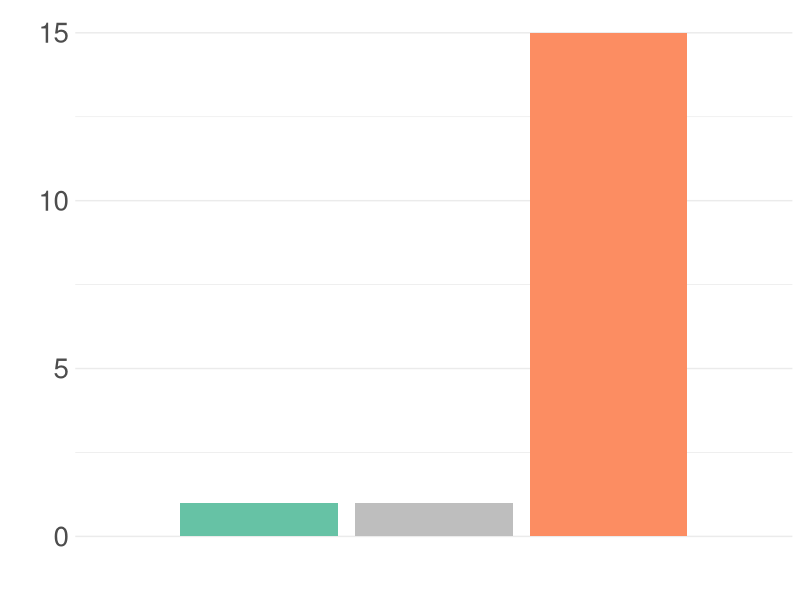
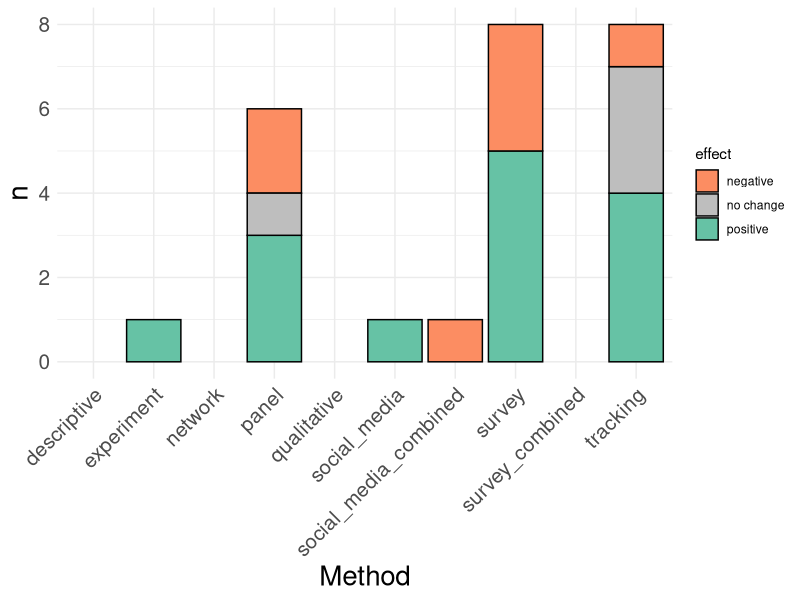
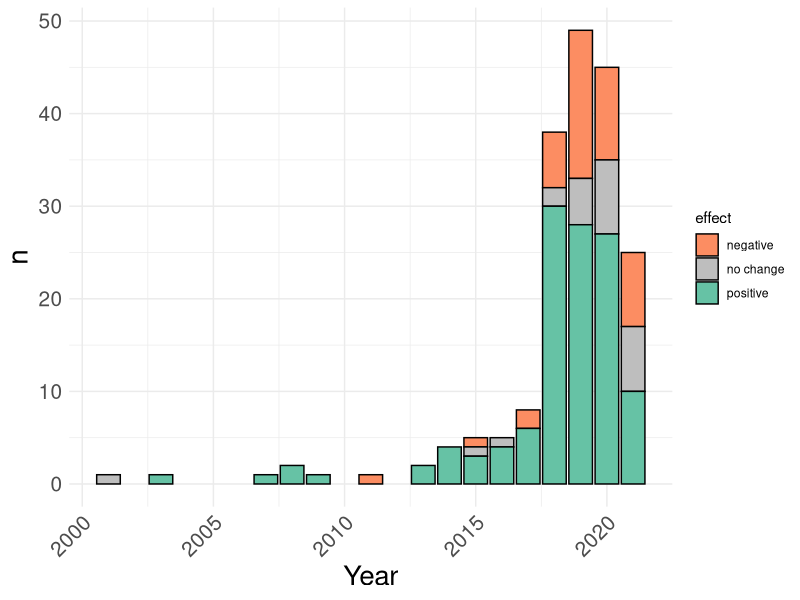
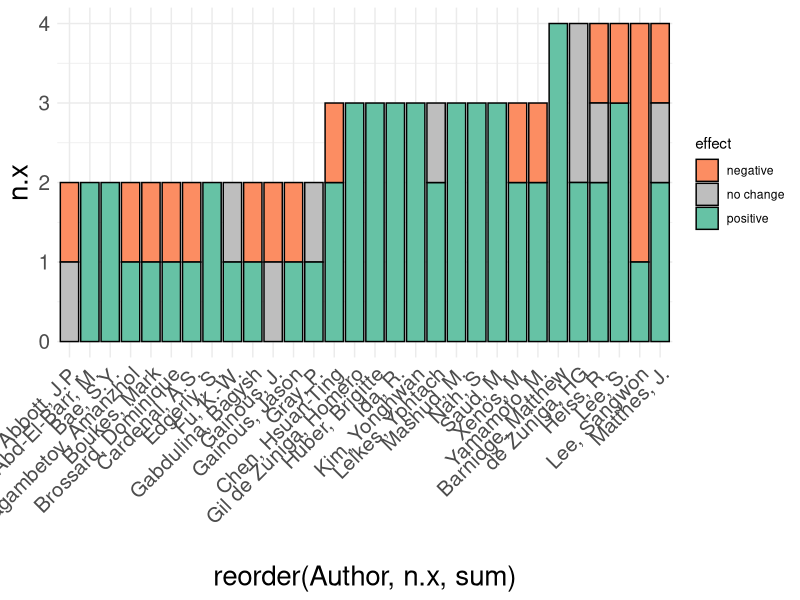

Recreate these plots in R, in order.

# packages
library(tidyverse)
library(ggplot2)
library(readr)
library(dplyr)
library(readxl)

data_effect<- read_excel("Data_effects_complete.xlsx")  

######################################################################
# effect distribution, change outcome for different plots

data_trust<- data_effect %>%
  filter(outcome_clean == "hate")

gg_b <- ggplot_build(
  ggplot() + geom_histogram(aes(x = data_trust$effect), binwidth=1., stat="count")
)

nu_bins <- dim(gg_b$data[[1]])[1]

p <- ggplot() + geom_histogram(aes(x = data_trust$effect), binwidth=1.,  fill = c("#66c2a5", "grey", "#fc8d62"), stat="count") + 
  theme_minimal() + 
  geom_bar(stat='identity', color="black") +
  theme(axis.text.x = element_text(size = 20),
        axis.text.y = element_text(size = 20),
        axis.title.y = element_text(size = 20),
        axis.title.x = element_text(size = 20))+
  ylab("")+
  xlab("")+
  scale_x_discrete(labels = c("-1" = "decrease","0" ="no effect","1" ="increase"))+
  guides(fill = FALSE)  
p

######################################################################
# distrubution above split up via methods, change outcome for different plots

data_trust<- data_effect %>%
  filter(outcome_clean == "exposure")

trust_effects <- data_trust %>%
  dplyr::count(effect, method_clean) %>%
  na.omit()%>%
  arrange(desc(n))

trust_effects <- trust_effects %>%
  mutate(effect = case_when(effect == 1 ~ "positive", effect == -1 ~ "negative", effect == 0 ~ "no change"))

p <- ggplot(trust_effects, aes(fill=effect, y=n, x=method_clean)) + 
  geom_bar(position='stack', stat='identity', color="black") +
  theme_minimal()+
  scale_fill_manual(values = c("#fc8d62", "grey", "#66c2a5")) +
  scale_x_discrete('Method', limits=c("descriptive", "experiment", "network", "panel", "qualitative", "social_media", "social_media_combined", "survey", "survey_combined", "tracking"), drop=FALSE) +
  theme(axis.text.x = element_text(angle = 45, hjust = 1, size = 15),
        axis.text.y = element_text(size = 15),
        axis.title.y = element_text(size = 20),
        axis.title.x = element_text(size = 20))
p

######################################################################
# distrubution over years

data_trust<- data_effect %>%
  filter(outcome_clean == "trust" | outcome_clean == "knowledge" | outcome_clean == "exposure" | outcome_clean == "participation" | outcome_clean == "expressionn")
  #filter(outcome_clean == "polarization" | outcome_clean == "populism" | outcome_clean == "network/echo chamber" | outcome_clean == "hate" | outcome_clean == "misinformation")

trust_effects <- data_trust %>%
  dplyr::count(effect, Year) %>%
  na.omit()%>%
  arrange(desc(Year))

trust_effects <- trust_effects %>%
  mutate(effect = case_when(effect == 1 ~ "positive", effect == -1 ~ "negative", effect == 0 ~ "no change"))

p <- ggplot(trust_effects, aes(fill=effect, y=n, x=Year)) + 
  geom_bar(position='stack', stat='identity', color="black") +
  theme_minimal()+
  #scale_fill_manual(values = c("#66c2a5", "grey", "#fc8d62")) +
  scale_fill_manual(values = c("#fc8d62", "grey", "#66c2a5")) +
  #scale_x_discrete('Year', limits=c("2005", "2006","2007", "2008", "2009", "2010", "2011", "2012", "2013", "2014", "2015", "2006", "2006", "20", "2019", "2020", "2021"), drop=FALSE) +
  theme(axis.text.x = element_text(angle = 45, hjust = 1, size = 15),
        axis.text.y = element_text(size = 15),
        axis.title.y = element_text(size = 20),
        axis.title.x = element_text(size = 20))
p

######################################################################
# distribution over authors

data_effect<- read_excel("Data_effects_complete.xlsx") 

data_trust<- data_effect %>%
  filter(outcome_clean == "trust" | outcome_clean == "knowledge" | outcome_clean == "exposure" | outcome_clean == "participation" | outcome_clean == "expression") %>%
  #filter(outcome_clean == "polarization" | outcome_clean == "populism" | outcome_clean == "network/echo chamber" | outcome_clean == "hate" | outcome_clean == "misinformation") %>%
  mutate(Author = strsplit(as.character(Author), ";")) %>% 
  unnest(Author) %>%
  mutate(Author = str_trim(as.character(Author)))

counts_author <- data_trust %>%
  count(Author) %>%
  na.omit()%>%
  arrange(desc(n)) %>%
  head(30)

trust_effects <- data_trust %>%
  count(effect, Author) %>%
  na.omit()%>%
  arrange(desc(n)) 

trust_effects <- trust_effects %>%
  right_join(counts_author, by = "Author") %>%
  na.omit()

table(trust_effects)


trust_effects <- trust_effects %>%
  mutate(effect = case_when(effect == 1 ~ "positive", effect == -1 ~ "negative", effect == 0 ~ "no change"))

p <- ggplot(trust_effects, aes(fill=effect, y=n.x, x=reorder(Author,n.x, sum))) + 
  geom_bar(position='stack', stat='identity', color="black") +
  theme_minimal()+
  #xlim(100, 120) +
  #scale_fill_manual(values = c("#66c2a5", "grey", "#fc8d62")) +
  scale_fill_manual(values = c("#fc8d62", "grey", "#66c2a5")) +
  #scale_x_discrete('Year', limits=c("2005", "2006","2007", "2008", "2009", "2010", "2011", "2012", "2013", "2014", "2015", "2006", "2006", "20", "2019", "2020", "2021"), drop=FALSE) +
  theme(axis.text.x = element_text(angle = 45, hjust = 1, size = 15),
        axis.text.y = element_text(size = 15),
        axis.title.y = element_text(size = 20),
        axis.title.x = element_text(size = 20))
p

